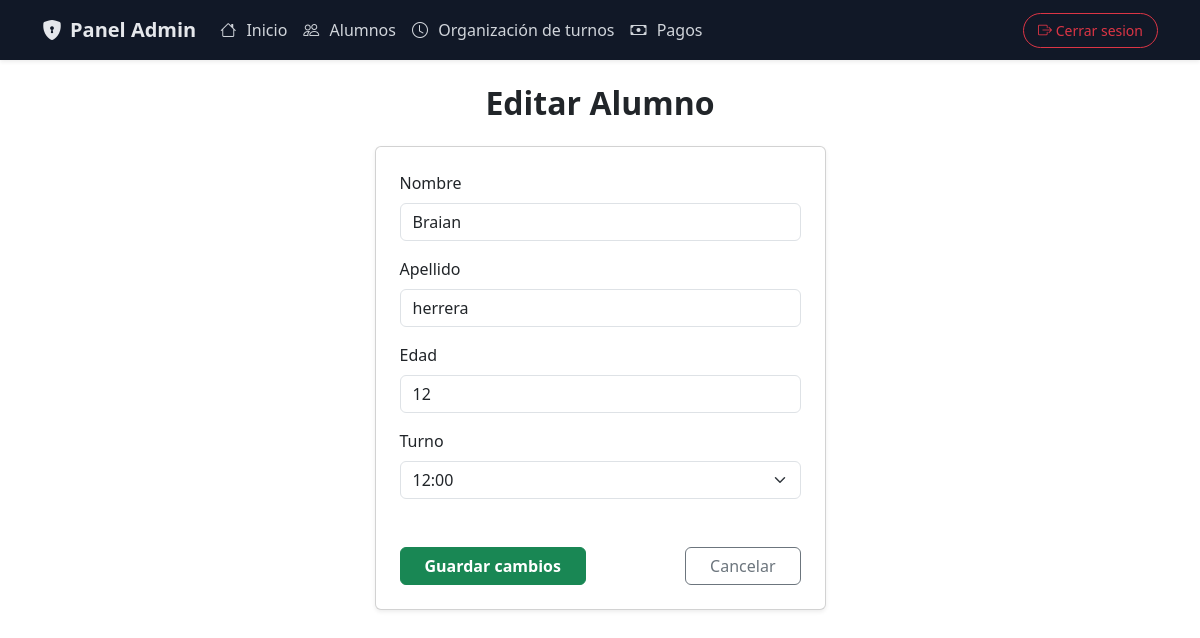
/admin/alumnos/editar/1, run on an earlier commit of the app's database.
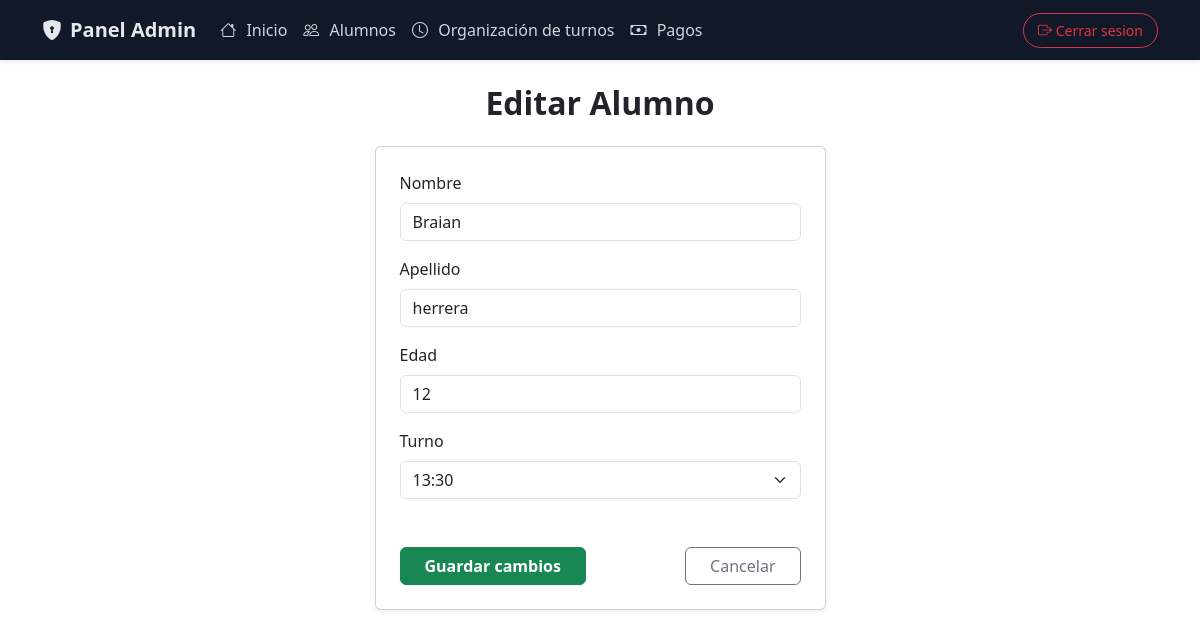
And on a later commit of the database.
### models.py (models this page shows)
class Alumno(db.Model):
    __tablename__ = "alumnos"
    id = db.Column(db.Integer, primary_key=True)
    nombre = db.Column(db.String(50), nullable=False)
    apellido = db.Column(db.String(50), nullable=False)
    dni = db.Column(db.String(20), nullable=False, unique=True)
    edad = db.Column(db.Integer, nullable=False)
    turno = db.Column(db.String(20), nullable=False)
    fecha_alta = db.Column(db.Date, default=date.today)
    pagos = db.relationship("Pago", backref="alumno", lazy=True)

### main.py (the view, shortened to what this page needs)
@app.route("/admin/alumnos/editar/<int:id>", methods=["GET", "POST"])
def editar_alumno(id):
    alumno = Alumno.query.get_or_404(id)
    return render_template("admin/editar_alumno.html", alumno=alumno)

### templates/admin/editar_alumno.html (shortened to what this page needs)
{% extends "admin/base_admin.html" %}
{% block body %}
<h2 class="fw-bold mb-4 text-center">Editar Alumno</h2>
<div class="row justify-content-center">
    <div class="col-md-6 col-lg-5">
        <form method="POST" class="card p-4 shadow-sm">
            <div class="mb-3">
                <label class="form-label">Nombre</label>
                <input type="text" name="nombre" class="form-control"
                    value="{{alumno.nombre }}" required>
            </div>
            <div class="mb-3">
                <label class="form-label">Apellido</label>
                <input type="text" name="apellido" class="form-control"
                    value="{{alumno.apellido }}" required>
            </div>
            <div class="mb-3">
                <label class="form-label">Edad</label>
                <input type="number" name="edad" class="form-control"
                    value="{{alumno.edad }}" required>
            </div>
            <div class="mb-4">
                <label class="form-label">Turno</label>
                <select name="turno" class="form-select" required>
                    <option value="12:00" {% if alumno.turno == "12:00" %}selected{% endif %}>12:00</option>
                    <option value="13:30" {% if alumno.turno == "13:30" %}selected{% endif %}>13:30</option>
                </select>
            </div>
            <div class="d-flex justify-content-between mt-4">
                <button class="btn btn-success fw-bold px-4">
                    Guardar cambios
                </button>
                <a href="{{ url_for('admin_alumnos') }}"
                    class="btn btn-outline-secondary px-4">
                    Cancelar
                </a>
            </div>
        </form>
    </div>
</div>
{% endblock %}

What changed in the data, as far as the page shows it:
changed Alumno "Braian": turno "12:00" → "13:30"
